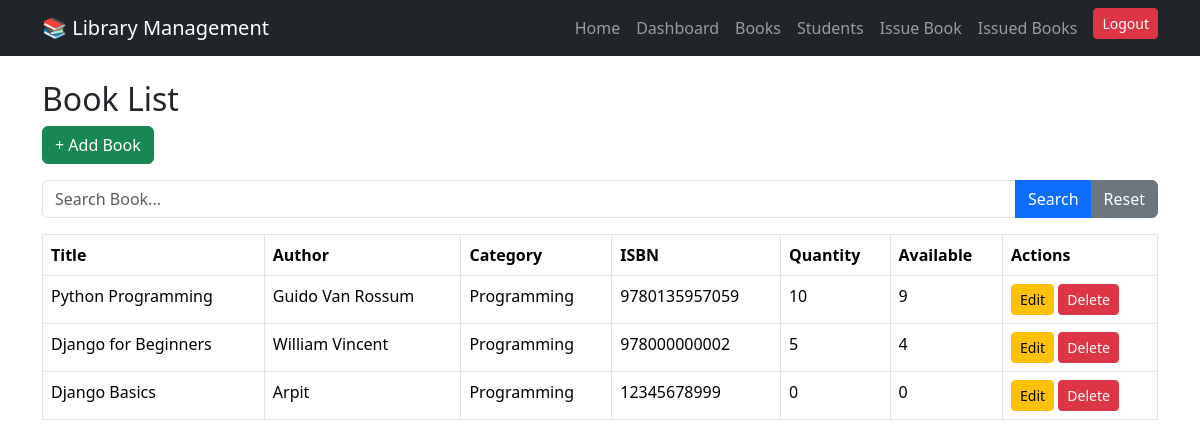
/books/ (signed in), run on an earlier commit of the app's database.
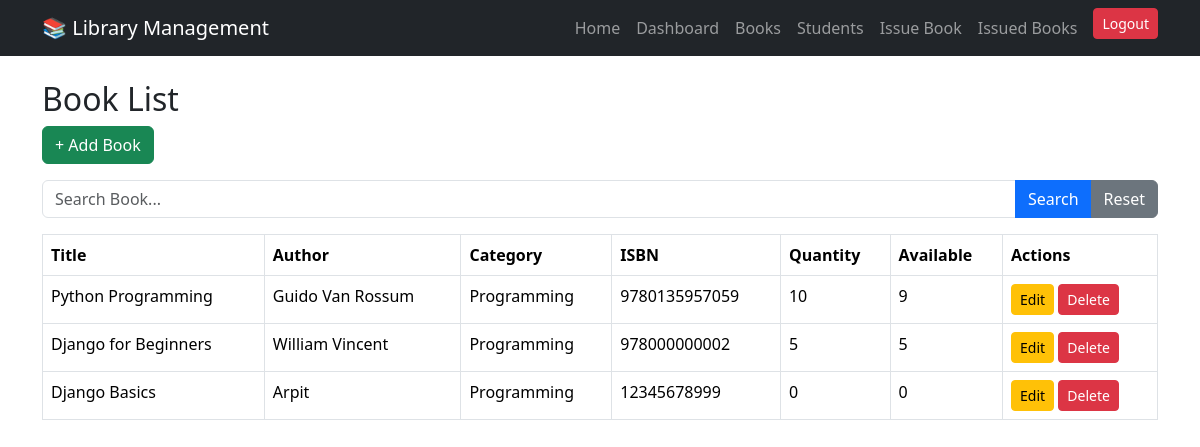
And on a later commit of the database.
### library/models.py (models this page shows, shortened)
class Book(models.Model):
    title = models.CharField(max_length=200)
    author = models.CharField(max_length=100)
    isbn = models.CharField(max_length=20, unique=True)
    category = models.CharField(max_length=100)
    quantity = models.PositiveIntegerField()
    available = models.PositiveIntegerField()

### library/views.py (the view)
# urls.py: path('books/', views.book_list, name='book_list'),
@login_required
def book_list(request):
    query = request.GET.get('q')
    if query:
        books = Book.objects.filter(title__icontains=query)
    else:
        books = Book.objects.all()
    return render(request, 'library/books/book_list.html', {
        'books': books
    })

### library/templates/library/books/book_list.html (shortened to what this page needs)
{% extends 'library/base.html' %}
{% block content %}
<h2>Book List</h2>
<div class="mb-3">
    <a href="{% url 'add_book' %}" class="btn btn-success">
        + Add Book
    </a>
</div>
<form method="GET" class="mb-3">
    <div class="input-group">
        <input type="text"
               name="q"
               class="form-control"
               placeholder="Search Book..."
               value="{{ request.GET.q }}">
        <button class="btn btn-primary">
            Search
        </button>
        <a href="{% url 'book_list' %}" class="btn btn-secondary">
            Reset
        </a>
    </div>
</form>
<table class="table table-bordered">
    <tr>
        <th>Title</th>
        <th>Author</th>
        <th>Category</th>
        <th>ISBN</th>
        <th>Quantity</th>
        <th>Available</th>
        <th>Actions</th>
    </tr>
    {% for book in books %}
    <tr>
        <td>{{ book.title }}</td>
        <td>{{ book.author }}</td>
        <td>{{ book.category }}</td>
        <td>{{ book.isbn }}</td>
        <td>{{ book.quantity }}</td>
        <td>{{ book.available }}</td>
<td>
    <a href="{% url 'edit_book' book.id %}" class="btn btn-warning btn-sm">  Edit </a>
    <a href="{% url 'delete_book' book.id %}"  class="btn btn-danger btn-sm" onclick="return confirm('Are you sure you want to delete this book?')">
    Delete</a>
</td>
    </tr>
    {% empty %}
    <tr>
        <td colspan="5" class="text-center">
            No Books Found
        </td>
    </tr>
    {% endfor %}
</table>
{% endblock %}

What changed in the data, as far as the page shows it:
changed Book "Django for Beginners": available "4" → "5"
